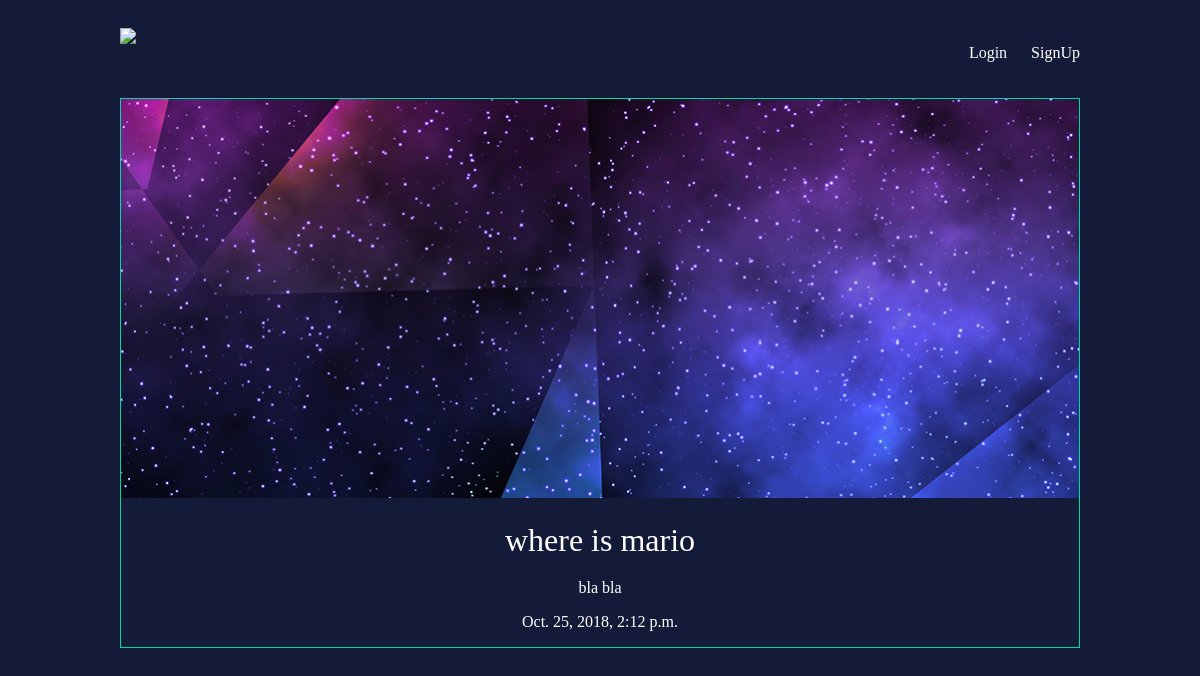
/articles/where-is-mario/, run on the app's committed database.
### articles/models.py (models this page shows, shortened)
class Article(models.Model):
	title = models.CharField(max_length=100)
	slug = models.SlugField()
	body = models.TextField()
	date = models.DateTimeField(auto_now_add=True) #this
	thumb = models.ImageField(default='default.png', blank=True)
	author = models.ForeignKey(User, default=None, on_delete=models.CASCADE)

### articles/views.py (the view)
# urls.py: url(r'^(?P<slug>[\w-]+)/$', article_detail, name="detail"),
def article_detail(request, slug):
	article = Article.objects.get(slug=slug)
	return render(request, 'articles/article_detail.html', {'article':article})

### articles/templates/articles/article_detail.html
{% extends 'base_layout.html' %}
{% block content %}
<div class="article-detail">
	<div class="article">
	<img src="{{ article.thumb.url }}">
	<h2>{{ article.title }}</h2>
	<p>{{ article.body }}</p>
	<p>{{ article.date }}</p>
	</div>
</div>
{% endblock %}

### assets/styles.css (style rules this page uses)
body { background-color: #141b38; color: #fff; }
body * { font-family: Ubuntu; padding: 0px; }
h1, h2, h3, h4, h5 { font-weight: normal; margin: 0; }
.article { padding: 10px; border: 1px solid #00dba0; position: relative; padding-bottom: 30px; }
.article-detail .article { padding: 0; margin: 0; }
.article-detail .article img { max-width: 100%; }
.article-detail .article h2 { text-align: center; margin: 20px auto; font-size: 2em; }
.article-detail .article p { text-align: center; }

### data on the page
Article: thumb (picture), title "where is mario", body "bla bla", date "Oct. 25, 2018, 2:12 p.m."
